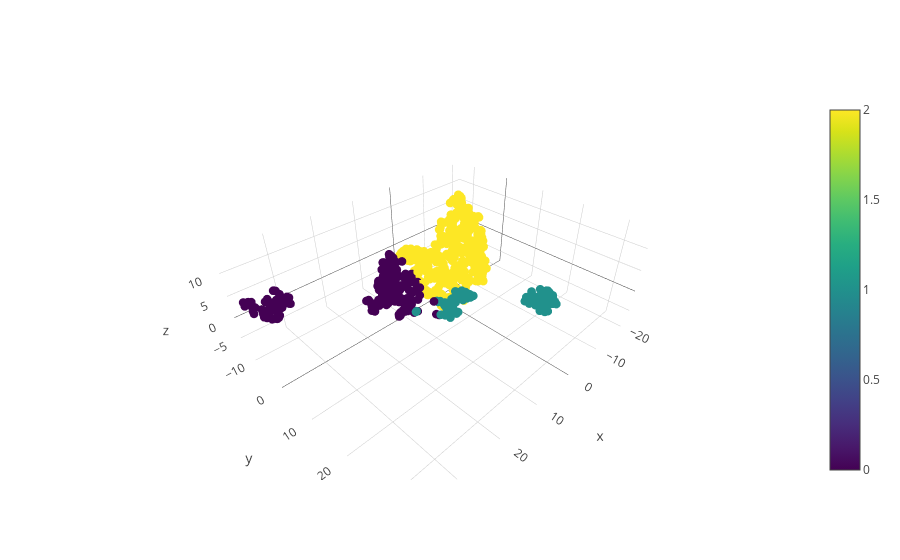

This figure's notebook cell:
### Markdown cell above
Let's plot the TSNE representation with the clusters found by the K-means method.

### Code cell
iplot([go.Scatter3d(
    x = players_stats_tsne[:,0],
    y = players_stats_tsne[:,1],
    z = players_stats_tsne[:,2],
    text =  player_stats.loc[:,"number"].values,
    mode = 'markers',
     marker=dict(
         color = players_kmean.points_cluster,
         colorscale='Viridis',
         showscale=True,
        size=3)
)])

### Figure 1 — Plotly figure (JSON) as saved in the notebook; plotly's stock layout.template omitted (floating-point values rounded to 4 significant figures; data arrays with more than 128 entries replaced by an {"elided": "..."} marker saying what was removed)
{"data": [{"marker": {"color": {"elided": "770 int values"}, "colorscale": "Viridis", "showscale": true, "size": 3}, "mode": "markers", "text": {"elided": "770 int values"}, "type": "scatter3d", "x": {"elided": "770 float values"}, "y": {"elided": "770 float values"}, "z": {"elided": "770 float values"}}], "layout": {}}
